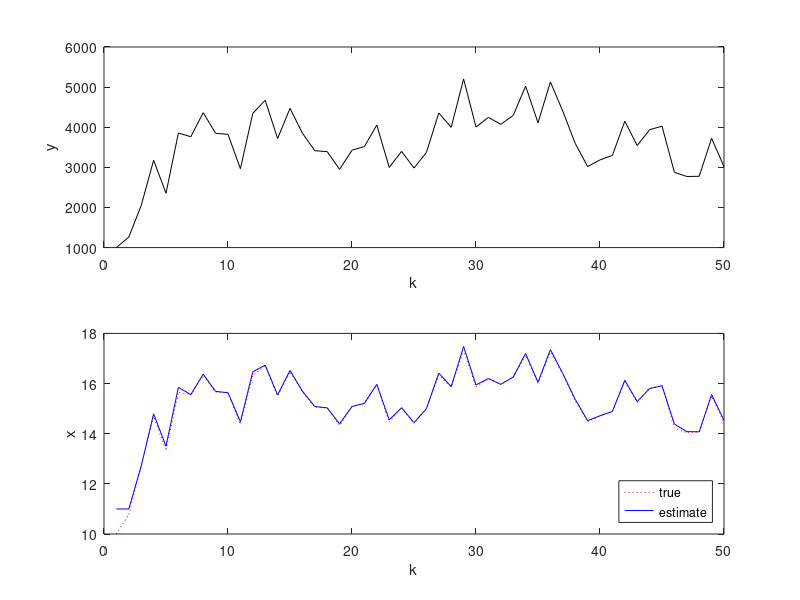

Reproduce this figure in MATLAB.
function extended_kalman_filter


f = @(x) x + 3*cos(x/10);
h = @(x) x^3;
a = @(x) 1 - 3/10*sin(x/10)
b = 1;
c = @(x) 3*x^2;

N=50;
Q=1;
R=100;

v=  randn(N,1)*sqrtm(Q);
w = randn(N,1)*sqrtm(R);

x = zeros(N,1);
y = zeros(N,1);

x(1) = 10;
y(1) = h(x(1));

for k=2:N
   x(k) = f(x(k-1)) + b*v(k-1);
   y(k) = h(x(k)) + w(k);
end

xhat = zeros(N,1);

P = 1;
xhat(1) = x(1) +1;

for k=2:N
   [xhat(k,:),P] = ekf(f,h,a,b,c,Q,R,y(k),xhat(k-1,:),P); 
end

figure(1);
clf;

subplot(211);
plot(1:N,y,'k');
xlabel('k');
ylabel('y');

subplot(212);
plot(1:N,x,'r:',1:N,xhat,'b-');
xlabel('k');
ylabel('x');
legend('true','estimate','Location','SouthEast');

    function [xhat_new,P_new,G] = ekf(f,h,A,B,C,Q,R,y,xhat,P)
        xhat = xhat(:);
        y=y(:);
        xhatm = f(xhat);
        Pm = A(xhat)*P*A(xhat)' + B*Q*B';
        G = Pm*C(xhatm)/(C(xhatm)'*Pm*C(xhatm)+R);
        xhat_new = xhatm+G*(y-h(xhatm));
        P_new = (eye(size(A(xhat)))-G*C(xhatm)')*Pm;
    end


end